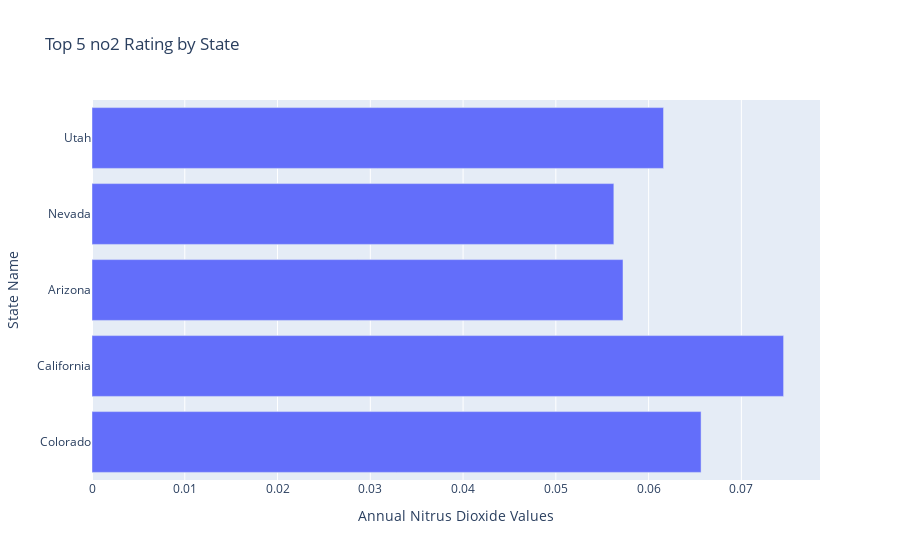

This figure's notebook cell:
### Code cell
no2_bar = px.bar(no2_top_5, 
                           x='Ozone', y='State Name',
                           title = 'Top 5 no2 Rating by State',
                           labels = {'Ozone': 'Annual Nitrus Dioxide Values'},
                           orientation = 'h')
no2_bar.show()

### Figure 1 — Plotly figure (JSON) as saved in the notebook; plotly's stock layout.template omitted (floating-point values rounded to 4 significant figures)
{"data": [{"alignmentgroup": "True", "hovertemplate": "Annual Nitrus Dioxide Values=%{x}<br>State Name=%{y}<extra></extra>", "legendgroup": "", "marker": {"color": "#636efa", "pattern": {"shape": ""}}, "name": "", "offsetgroup": "", "orientation": "h", "showlegend": false, "textposition": "auto", "type": "bar", "x": [0.06566, 0.07455, 0.05724, 0.05625, 0.06161], "xaxis": "x", "y": ["Colorado", "California", "Arizona", "Nevada", "Utah"], "yaxis": "y"}], "layout": {"barmode": "relative", "legend": {"tracegroupgap": 0}, "title": {"text": "Top 5 no2 Rating by State"}, "xaxis": {"anchor": "y", "domain": [0, 1], "title": {"text": "Annual Nitrus Dioxide Values"}}, "yaxis": {"anchor": "x", "domain": [0, 1], "title": {"text": "State Name"}}}}
